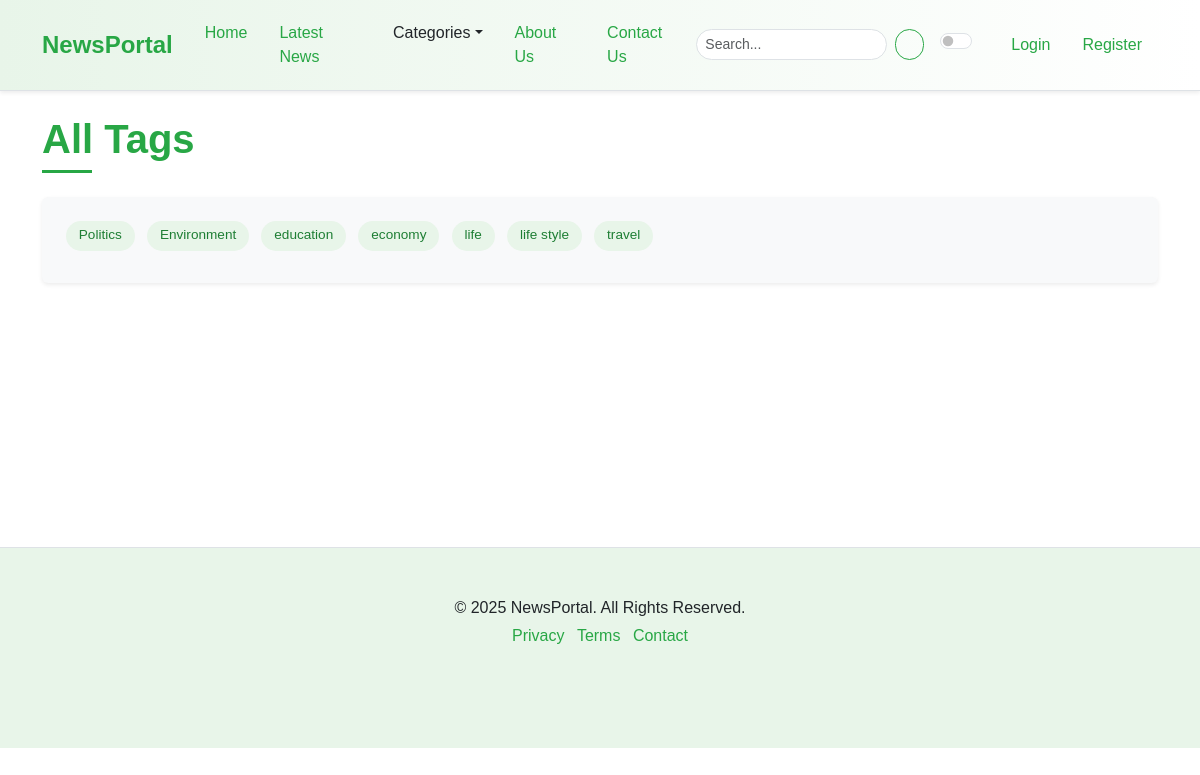
The app's page /tag-list/, older data.
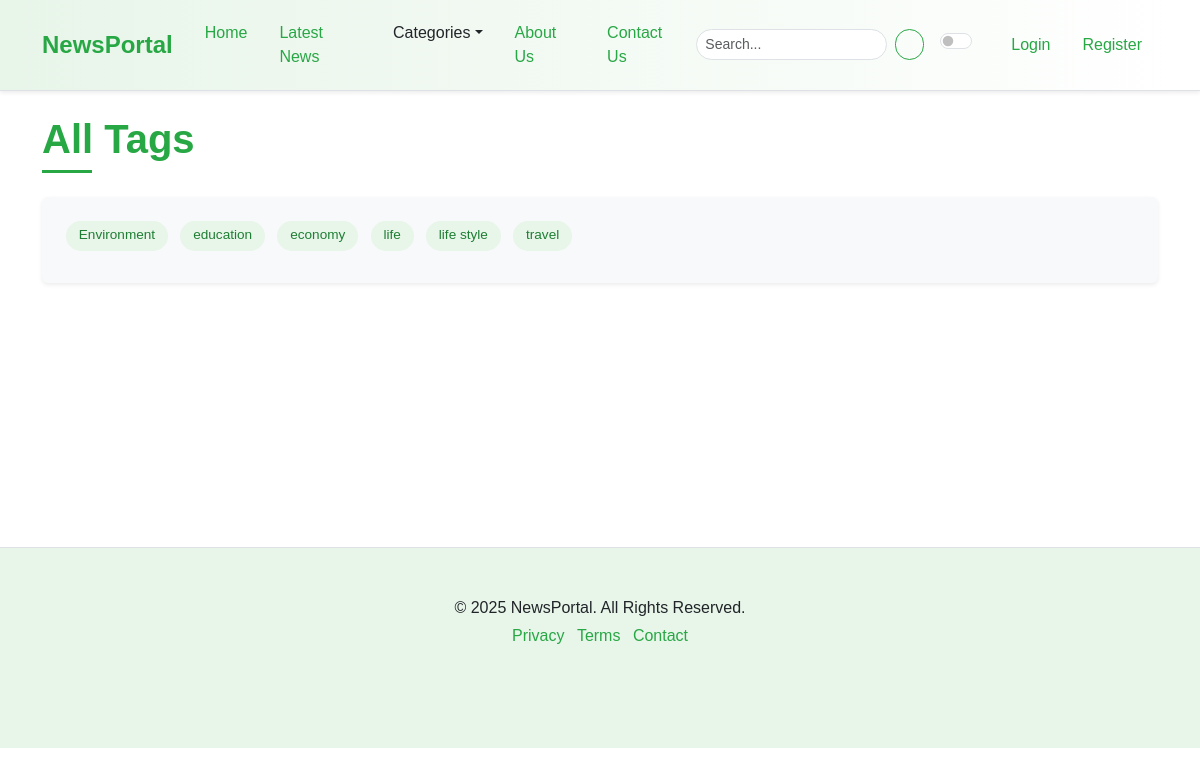
The same page, newer data.
### newspaper/models.py (models this page shows, shortened)
class TimeStampModel(models.Model):
    created_at = models.DateTimeField(auto_now_add=True)
    updated_at = models.DateTimeField(auto_now=True)
    class Meta:
        abstract = True  # Don't create table in DB

class Tag(TimeStampModel):
    name = models.CharField(max_length=100)

### newspaper/views.py (the view)
# urls.py: path("tag-list/",views.TagListView.as_view(), name="tag-list"),
class TagListView(ListView):
    model = Tag
    template_name = "newsportal/tags.html"
    context_object_name = "tags"

### newspaper/nav.py (called while the page is built)
def navigation(request):
    categories = Category.objects.all()[:4]
    return {"categories":categories}

### templates/newsportal/tags.html
{% extends 'newsportal/base.html' %}
{% block content %}
 <div class="container mt-4 mb-5">
    <h1 class="mb-4 section-title"><span>All Tags</span></h1>
    <div class="p-4 rounded bg-light shadow-sm tag-cloud-container">
         <div class="article-tags">
            {% for tag in tags %}
            <a href="{% url 'tag-detail' tag.pk %}">{{ tag.name }}</a>
            {% endfor %}
         </div>
    </div>
</div>
<br/><br/><br/><br/><br/><br/><br/>
{% endblock content %}

Row changes from the older to the newer data that the page shows:
removed Tag: name "Politics"
